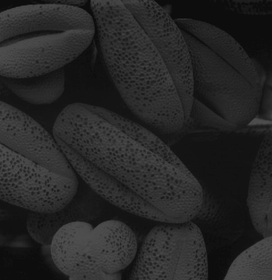
%> input picture 1.tif (cropped and resized to the size of MATLAB's example picture), 272 x 280 px, given in place of circuit.tif, which was not available
$ octave seg.m   (GNU Octave 9; MATLAB toolbox functions it lacks are replaced by stand-ins)
%> lines starting %> are read from the running program, lines starting %| are printed output that depends on the picture; in (x1, y1, x2, y2) boxes, pixels count from 0 and x2, y2 are one past the last pixel; in counts of white or black regions, pixels touching at a corner belong together; the program's own positions count from 1; pictures that were not available may be replaced by others from this repository, and a replacement may not be noted
%% 数字图像处理实验：图像分割（完整优化版）
% 功能：
% 1. 边缘检测算子对比 (circuit.tif)
% 2. 阈值分割对比实验 (blobs.tif)，包含去噪预处理
%
% 作者：[您的姓名]
% 学号：[您的学号]
% 日期：202X年X月X日

clc; clear; close all;

%% =============================================================
%  第1题：边缘检测算子对比 (circuit.tif)
% =============================================================
disp('正在运行第1题：边缘检测...');

% 1. 读取图像
I1 = imread('circuit.tif');
%> I1 is the input picture: size 280x272 uint8; min 9, max 80, mean 38.7
% 容错处理：确保是灰度图
if size(I1,3) == 3
    I1 = rgb2gray(I1);
end

% 2. 使用五种算子进行边缘检测 (系统自动计算最佳阈值)
BW_sobel   = edge(I1, 'sobel');
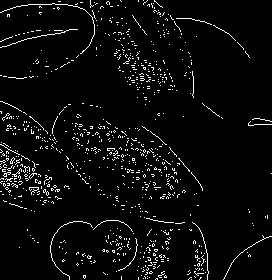
%> BW_sobel: size 280x272 logical; 4.4% white in thin lines or dots
BW_prewitt = edge(I1, 'prewitt');
%> BW_prewitt: size 280x272 logical; 4.2% white in thin lines or dots
BW_roberts = edge(I1, 'roberts');
%> BW_roberts: size 280x272 logical; 2.6% white in thin lines or dots
BW_log     = edge(I1, 'log');   % LoG算子自带高斯平滑
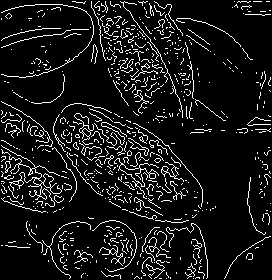
%> BW_log: size 280x272 logical; 9.2% white in thin lines or dots
BW_canny   = edge(I1, 'canny'); % Canny算子自带高斯平滑
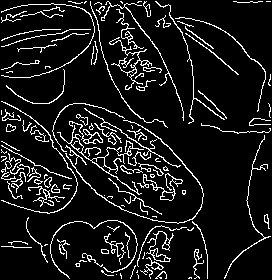
%> BW_canny: size 280x272 logical; 9.9% white in thin lines or dots

% 3. 提取五种算子的共同边缘 (逻辑与运算)
BW_common = BW_sobel & BW_prewitt & BW_roberts & BW_log & BW_canny;
%> BW_common: size 280x272 logical; 0.25% white in thin lines or dots

% 4. 显示第1题结果
% 结果图1：五种算子效果对比
figure('Name', '第1题：边缘检测算子对比', 'NumberTitle', 'off', 'Color', 'w');
subplot(2,3,1); imshow(I1);          title('原始图像');
subplot(2,3,2); imshow(BW_sobel);   title('Sobel');
subplot(2,3,3); imshow(BW_prewitt); title('Prewitt');
subplot(2,3,4); imshow(BW_roberts); title('Roberts');
subplot(2,3,5); imshow(BW_log);     title('LoG');
subplot(2,3,6); imshow(BW_canny);   title('Canny (效果最佳)');

% 结果图2：共同边缘
figure('Name', '第1题：共同边缘', 'NumberTitle', 'off', 'Color', 'w');
imshow(BW_common);
title('五种算子共同检测出的边缘');


%% =============================================================
%  第2题：阈值分割实验 (blobs.tif) - 含去噪与对比
% =============================================================
disp('正在运行第2题：阈值分割...');

% 1. 读取图像
I2_raw = imread('blobs.tif');
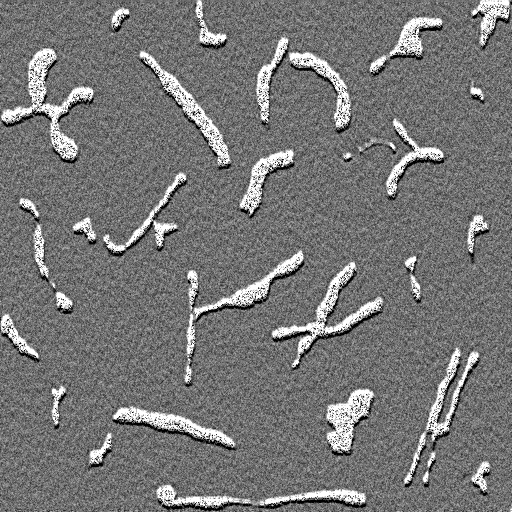
%> input picture blobs.tif, 512 x 512 px
%> I2_raw is the input picture: size 512x512 uint8; min 0, max 255, mean 118.3
if size(I2_raw,3) == 3
    I2_raw = rgb2gray(I2_raw);
end

% 2. 图像预处理：去噪
% 使用 3x3 中值滤波器去除椒盐噪声，保留边缘细节
I2_denoised = medfilt2(I2_raw, [3 3]);

% 3. 方法A：按题目理论计算 (Theory)
% 题目参数：背景均值60，目标均值170 -> 理论最佳阈值 T = 115
T_theory_val = 115;
BW_theory = I2_denoised > T_theory_val;
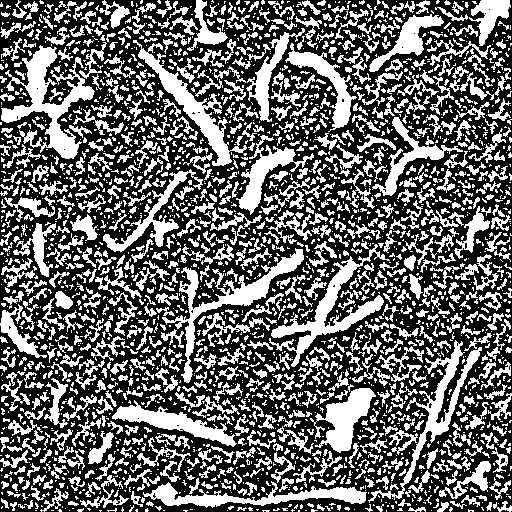
%> BW_theory: size 512x512 logical; 39.9% white; 2734 white regions (1833 under 20 px), largest, box (x1, y1, x2, y2) and area: (1, 45, 95, 159) 3554, (162, 248, 304, 383) 2764, (269, 244, 390, 367) 2733

% 4. 方法B：按图片实际最佳阈值 (Otsu算法)
% 自动计算去噪后图像的最佳阈值
T_otsu_norm = graythresh(I2_denoised); % 返回 [0, 1]
%> T_otsu_norm = 0.663
T_otsu_val = T_otsu_norm * 255;        % 转换为 [0, 255]
%> T_otsu_val = 169
BW_otsu = imbinarize(I2_denoised, T_otsu_norm);
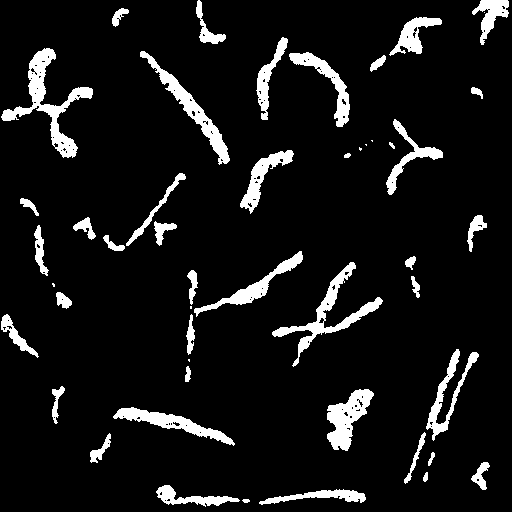
%> BW_otsu: size 512x512 logical; 8.3% white; 49 white regions (7 under 20 px), largest, box (x1, y1, x2, y2) and area: (1, 48, 93, 158) 2233, (272, 262, 383, 367) 1737, (140, 51, 230, 165) 1524

% 5. 显示第2题结果 (含直方图双阈值对比)
figure('Name', '第2题：去噪与阈值分割对比', 'NumberTitle', 'off', 'Color', 'w', 'Position', [100, 100, 1200, 400]);

% 子图1：去噪后的图像
subplot(1,4,1);
imshow(I2_denoised);
title('预处理：中值滤波去噪后');

% 子图2：灰度直方图 (基于去噪图像)
subplot(1,4,2);
imhist(I2_denoised);
title('灰度直方图 (去噪后)');
hold on;
% 绘制理论阈值线 (红色虚线)
line([T_theory_val T_theory_val], ylim, 'Color', 'r', 'LineWidth', 1.5, 'LineStyle', '--');
text(T_theory_val-20, max(ylim)*0.85, '理论值:115', 'Color', 'r', 'FontSize', 9, 'FontWeight', 'bold');
% 绘制Otsu阈值线 (蓝色点划线)
line([T_otsu_val T_otsu_val], ylim, 'Color', 'b', 'LineWidth', 1.5, 'LineStyle', '-.');
text(T_otsu_val+5, max(ylim)*0.7, ['自适应:' num2str(round(T_otsu_val))], 'Color', 'b', 'FontSize', 9, 'FontWeight', 'bold');
hold off;

% 子图3：理论阈值结果
subplot(1,4,3);
imshow(BW_theory);
title(['理论分割结果 (T=' num2str(T_theory_val) ')']);
xlabel('由于阈值偏低，目标略显粘连');

% 子图4：Otsu最佳结果
subplot(1,4,4);
imshow(BW_otsu);
title(['最佳分割结果 (T=' num2str(round(T_otsu_val)) ')']);
xlabel('自适应阈值，目标分离清晰');
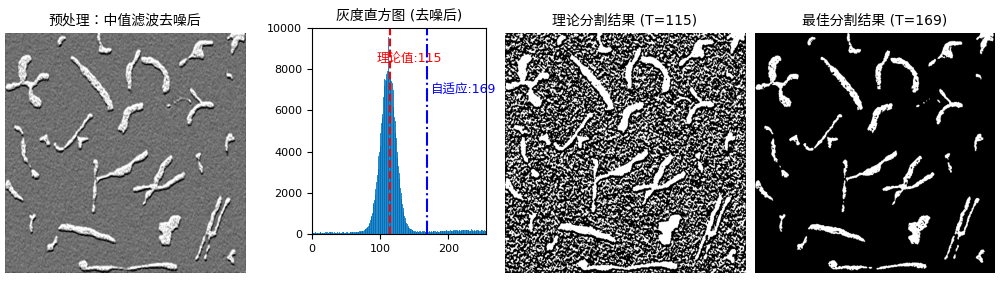
%> figure redrawn from the program's plot data, 4 panels

disp('所有实验运行完成！请查看生成的图片窗口。');
